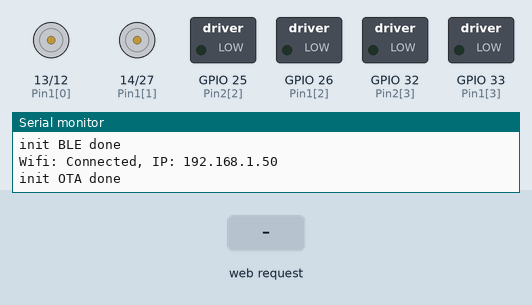
A sketch run on a simulated ESP32. Shown: motor-driver pin pairs drawn as motors (green arrow = first pin HIGH = forward, orange = second pin HIGH = backward, longer = more drive), switched loads named in the sketch (green lamp = pin HIGH), the last lines printed to the serial monitor. Inputs (shaded band) come from the test bench. WiFi joins after 1.5 s; servers stay silent unless stated; nothing arrives over Bluetooth unless stated; a phone connects over Bluetooth LE 3 s after start.

Above: at 2.7 s.
2.8 s: HTTP request GET /get?Motor=1 received
At 3.3 s:
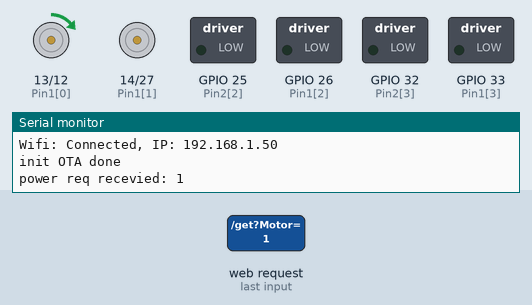
4.3 s: HTTP request GET /get?Motor=1&Channel=1 received
At 5.5 s:
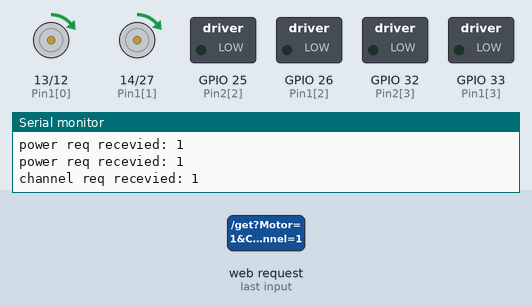
5.8 s: HTTP request GET /get?Motor=120 received
At 6.8 s:
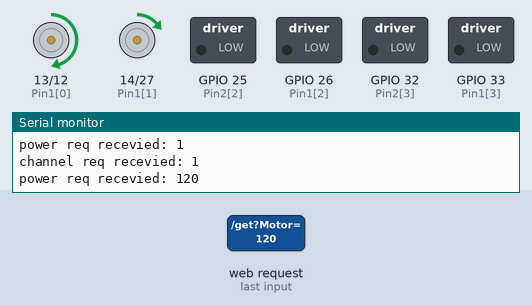
7.3 s: HTTP request GET /get?Motor=0 received
At 7.9 s:
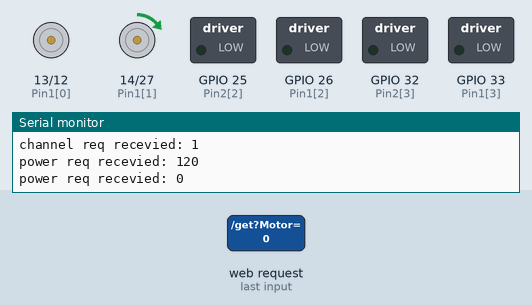
10.3 s: HTTP request GET /get?Motor=120 received
At 11.4 s:
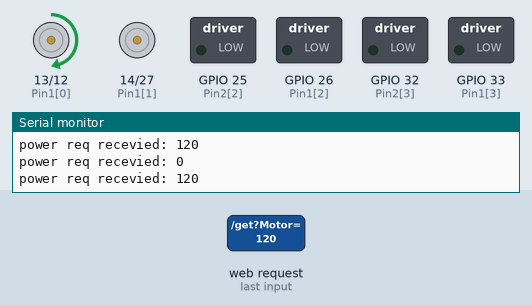
11.8 s: HTTP request GET /get received
At 12.6 s:
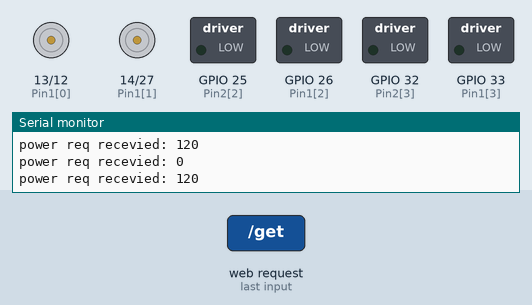
Timing chart, 0 to 14.3 s (numbered marks = the images above; inputs shaded):
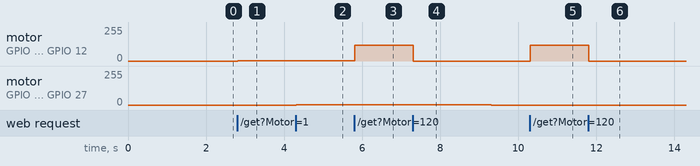

Measured:
- after the input at 2.8 s, motor on GPIO 13 (Pin1[0]) / GPIO 12 (Pin2[0]): stopped → forward 1/255 at once
- after the input at 4.3 s, motor on GPIO 14 (Pin1[1]) / GPIO 27 (Pin2[1]): stopped → forward 1/255 at once
- after the input at 5.8 s, motor on GPIO 13 (Pin1[0]) / GPIO 12 (Pin2[0]): forward 1/255 → forward 120/255 at once
- after the input at 7.3 s, motor on GPIO 13 (Pin1[0]) / GPIO 12 (Pin2[0]): forward 120/255 → stopped at once
- after the input at 10.3 s, motor on GPIO 13 (Pin1[0]) / GPIO 12 (Pin2[0]): stopped → forward 120/255 at once
- after the input at 11.8 s, motor on GPIO 13 (Pin1[0]) / GPIO 12 (Pin2[0]): forward 120/255 → stopped at once

The sketch:

BLE_mx1508.ino
```cpp
/* (c)2021 Andreas' Hobby
 * UniversalController v1.0
 * Sketch is controlling up to 4 motors via mx1508 driver boards and an ESP32 device
 *  - controllable via HTTP request (implemented), MQTT possible to adapt
 *  - controllable via mobile phone and finally via Gamepad by connecting to 3rd Party Apps like BrickController 2
 * Based on examples from Neil Kolban and chegewara
 * IMPORTANT:   If you have a compiling error due to Flashrom comsumption, use the setting "Partition Scheme: Minimal SPIFFS", this enables 1.9MB of Flashrom instead of 1.2MB
 * Open topic:  Sometimes a reset is needed to connect to BLE or WLAN devices
*/
//*****************************************************************************************************************
//headers and installation hints
//install ESP32 via Boardverwalter           url=https://dl.espressif.com/dl/package_esp32_index.json
#include <ArduinoOTA.h>                    //url=https://github.com/jandrassy/ArduinoOTA
#include <WiFi.h>                          //built in via ESP32 installation
#include <analogWrite.h>                   //url=https://github.com/ERROPiX/ESP32_AnalogWrite
#include <ESPAsyncWebServer.h>             //url=https://github.com/me-no-dev/ESPAsyncWebServer
#include "PasswordSettings.h"              //define ssid and password String in  external header file
#include <BLEDevice.h>                     //url=https://github.com/nkolban/ESP32_BLE_Arduino (or built in via ESP32 in newer installations)
#include <BLEUtils.h>
#include <BLEServer.h>
//*****************************************************************************************************************
// ** WLAN declarations **
String IP = "";                            //stores current IP address
AsyncWebServer server(80);                 //stores webserver data
//*****************************************************************************************************************
// ** PWM declarations **
#define MOTOR_MAX                   4      //define number of motors to be controlled (can be adapted as long as compatible outputs are free)
int Pin1[MOTOR_MAX] = {13, 14, 26, 33};    //define pin1 for connection to mx1508 driver(s)
int Pin2[MOTOR_MAX] = {12, 27, 25, 32};    //define pin2 for connection to mx1508 driver(s)
int MotorSpeed[MOTOR_MAX];                 //stores the current motor speed (range: -255 .. 0 .. +255)
//*****************************************************************************************************************
// ** WATCHDOG declarations **
#define Config_Watchdog             true   //configure watchdog feature
#define Config_WatchdogTimeoutTime  5000   //define watchdog timeout in Milliseconds
bool WatchdogState[MOTOR_MAX];             //stores state of watchdog
unsigned long WatchdogTimeout[MOTOR_MAX];  //stores time stamp the watchdog will stop the motor if no request is read in
//*****************************************************************************************************************
// ** voltage measuring declarations **
#define Config_VoltageReadInterval  60000  //define voltage read interval in Milliseconds
#define PinVoltage                  A0     //define pin to use for measure voltage via ADC
float AkkuVoltage = 0;                     //stores the current measured Akku voltage (Vin)
unsigned long NextVoltageRead = 0;         //stores time stamp the voltage will be read next time
//*****************************************************************************************************************
// ** BLE declarations (UUID's from https://social.sbrick.com/custom/The_SBrick_BLE_Protocol.pdf) **
BLEServer* pServer = NULL;
BLECharacteristic* pCharacteristic = NULL;
#define SERVICE_UUID_DEVICE_INFORMATION    "0000180a-0000-1000-8000-00805f9b34fb"
#define CHARACTERISTIC_UUID_MODEL                 "00002a24-0000-1000-8000-00805f9b34fb"
#define CHARACTERISTIC_UUID_FIRMWARE_REVISION     "00002a26-0000-1000-8000-00805f9b34fb"
#define CHARACTERISTIC_UUID_HARDWARE_REVISION     "00002a27-0000-1000-8000-00805f9b34fb"
#define CHARACTERISTIC_UUID_SOFTWARE_REVISION     "00002a28-0000-1000-8000-00805f9b34fb"
#define CHARACTERISTIC_UUID_NAME                  "00002a29-0000-1000-8000-00805f9b34fb"
#define SERVICE_UUID_REMOTE_CONTROL        "4dc591b0-857c-41de-b5f1-15abda665b0c"
#define CHARACTERISTIC_UUID_REMOTE_CONTROL        "02b8cbcc-0e25-4bda-8790-a15f53e6010f"
#define CHARACTERISTIC_UUID_QUICK_DRIVE           "489a6ae0-c1ab-4c9c-bdb2-11d373c1b7fb"
//*****************************************************************************************************************
//*****************************************************************************************************************
// webserver callbacks
void CALLBACK_notFound(AsyncWebServerRequest *request) {
  request->send(404, "text/plain", "Not found");
}
void CALLBACK_handleRoot(AsyncWebServerRequest *request) {
  String head = "<!DOCTYPE HTML><html><head><title>ESP Input Form</title>\
  <meta name='viewport' content='width=device-width, initial-scale=1'></head><body>\
  <form action='/get'>Motor: <input type='text' name='Motor' value='"+String(0)+"'><input type='submit' value='Submit'></form><br>\
  RSSI: "+String(WiFi.RSSI())+"\
  AkkuVoltage: "+String(AkkuVoltage/100)+"\
  MotorSpeed: "+String(MotorSpeed[0])+"\
  <br\></body></html>";
 request->send(200, "text/html", head);    //send web page
}
void CALLBACK_handleGetRequest(AsyncWebServerRequest *request) {
  int input = 0;                         //default value if there is no 'Motor' value requested
  int channel = 0;                       //default value if there is no 'Channel' value requested
  if (request->hasParam("Motor")) {
    String inputString = request->getParam("Motor")->value();
    input = inputString.toInt();
    Serial.println("power req recevied: " + String(input));
  }
  if (request->hasParam("Channel")) {
    String inputString = request->getParam("Channel")->value();
    channel = inputString.toInt();
    Serial.println("channel req recevied: " + String(channel));
  }
  FUN_doControl(channel, input);         //request motor control
  CALLBACK_handleRoot(request);
}
//*****************************************************************************************************************
// init wifi and setup OTA
void initWifi() {
  WiFi.mode(WIFI_STA);
  WiFi.begin(ssid, password);
  while (WiFi.status() != WL_CONNECTED) {
    delay(50);
  }
  IP = FUN_IpAddress2String(WiFi.localIP());
  Serial.println("Wifi: Connected, IP: " + IP);
  // default setting of OTA is no auth and Port=8266
  // Hostname defaults to esp8266/ESP32-[ChipID]
  //ArduinoOTA.setHostname("");
  ArduinoOTA.onStart([]() {
    String type;
    if (ArduinoOTA.getCommand() == U_FLASH) {
      type = "sketch";
    } else { // U_FS
      type = "filesystem";
    }
  });
  ArduinoOTA.onEnd([]() {
  });
  ArduinoOTA.onProgress([](unsigned int progress, unsigned int total) {
  });
  ArduinoOTA.onError([](ota_error_t error) {
    Serial.printf("Error[%u]: ", error);
    if (error == OTA_AUTH_ERROR) { Serial.println("Auth Failed"); } else if (error == OTA_BEGIN_ERROR) { Serial.println("Begin Failed"); } else if (error == OTA_CONNECT_ERROR) { Serial.println("Connect Failed"); }
    else if (error == OTA_RECEIVE_ERROR) { Serial.println("Receive Failed"); } else if (error == OTA_END_ERROR) { Serial.println("End Failed"); };
  });                                      //OTA show error
  ArduinoOTA.begin();                      //OTA start
  //setup callbacks for simple web server and start it
  server.on("/", CALLBACK_handleRoot);
  server.on("/get", HTTP_GET, CALLBACK_handleGetRequest);
  server.onNotFound(CALLBACK_notFound);
  server.begin();
  Serial.println("init OTA done");
}
//*****************************************************************************************************************
// stop motor of given channel
void FUN_doStop(int channel) {
  WatchdogState[channel] = false;          //reset watchdog state
  MotorSpeed[channel] = 0;
  analogWrite(Pin1[channel], 0);           //set both outputs to low level to stop motor
  analogWrite(Pin2[channel], 0);           //set both outputs to low level to stop motor
}
//*****************************************************************************************************************
// power motor of given channel by given value (range -255 .. 0 .. +255)
void FUN_doControl(int channel, int power) {
  if (power == 0) {
    FUN_doStop(channel);
  } else {
    WatchdogState[channel] =              Config_Watchdog;            //enable watchdog to auto stop motor in case of connection fault
    WatchdogTimeout[channel] = millis() + Config_WatchdogTimeoutTime; //calculate next time stamp (when the time is reached without an update (new request) the motor will be stopped
    MotorSpeed[channel] = power;
    if (power > 0) {
      analogWrite(Pin1[channel], power);
      analogWrite(Pin2[channel], 0);
    } else {
      analogWrite(Pin1[channel], 0);
      analogWrite(Pin2[channel], -power);                             //negative value means that the polarity of the motor needs to be shifted (here we switch the pins); negative values needs to be inverted
    }
  }
}
//*****************************************************************************************************************
// watchdog: checks running time of motor after last request, if time is exceeding the motor will be stopped
void loop_Watchdog() {
  for (int i=0; i < MOTOR_MAX; i++){
    if(WatchdogState[i]) {
      if (millis() > WatchdogTimeout[i]){
        FUN_doStop(i);                     //stop motor in case of timeout (no new control request was received after given time
      }
    }
  }
}
//*****************************************************************************************************************
// read analog voltage function; returns voltage in [V]
void loop_AkkuVoltageRead() {
  if (millis() > NextVoltageRead){
    NextVoltageRead = millis() + Config_VoltageReadInterval;
    int AkkuVoltageRaw = analogRead(PinVoltage);  //read the analog signal
    AkkuVoltage = 100*AkkuVoltageRaw*0.00625;
    //Pin connected to GND and Vin with 10k Ohm resistor each; constant was calulated from measurement of value 660 at 4.13V (means: ~2.06V at Pin level) => factor=4.13/660
  }
}
//*****************************************************************************************************************
// convert power value from BLE device (MSB byte) into; returns power in (range -255 .. 0 .. +255)
int FUN_ConvertPower(int power) {
  if ((power == 0) ||(power & 1)) {
    return power;                          //  signed value means positive (1,3,....,253,255)
                                           //includes 0
  } else {
    return -power-1;                       //unsigned value means negative (2,4,....,252,254)
  }
}
//*****************************************************************************************************************
// BLE callbacks for communication to emulate SBrick to be used in 3rd party Apps like BrickController2
class CALLBACK_BLE_Model: public BLECharacteristicCallbacks {       void onRead(BLECharacteristic *pCharacteristic) {
      uint8_t value[]={0x30,0x30};                                  pCharacteristic->setValue((uint8_t*)&value, 2);    }};
class CALLBACK_BLE_Firmware: public BLECharacteristicCallbacks {    void onRead(BLECharacteristic *pCharacteristic) {
      uint8_t value[]={0x31,0x32,0x2E,0x32,0x35};                   pCharacteristic->setValue((uint8_t*)&value, 5);    }};
class CALLBACK_BLE_Hardware: public BLECharacteristicCallbacks {    void onRead(BLECharacteristic *pCharacteristic) {
      uint8_t value[]={0x31,0x32,0x2E,0x30};                        pCharacteristic->setValue((uint8_t*)&value, 4);    }};
class CALLBACK_BLE_Software: public BLECharacteristicCallbacks {    void onRead(BLECharacteristic *pCharacteristic) {
      uint8_t value[]={0x31,0x32,0x2E,0x32,0x35};                   pCharacteristic->setValue((uint8_t*)&value, 5);    }};
class CALLBACK_BLE_Name: public BLECharacteristicCallbacks {        void onRead(BLECharacteristic *pCharacteristic) {
      uint8_t value[]={0x30};                                       pCharacteristic->setValue((uint8_t*)&value, 1);   }};
//*****************************************************************************************************************
// BLE callback for returning the voltage
class CALLBACK_BLE_RemoteControl: public BLECharacteristicCallbacks { void onWrite(BLECharacteristic *pCharacteristic) {
      uint8_t* value = pCharacteristic->getData();
      Serial.println(String(value[0]));
    }
    void onRead(BLECharacteristic *pCharacteristic) {
      //{0x00,0xFF}    26,75V
      //{0x00,0x7F}    13,32V
      uint8_t VoltageData = AkkuVoltage * 9.7;
      uint8_t value[]={0x00, VoltageData};            //first byte means values of 0..255; last byte means values of (0..255)*256; first byte is not needed due to less accuracy/high tolerance of voltage chain (resistor, ADC, ..)
      pCharacteristic->setValue((uint8_t*)&value, 2);
    }
};
//*****************************************************************************************************************
// BLE callback for reading the QuickDrive characteristic to control the motor(s)
class CALLBACK_BLE_QuickDrive: public BLECharacteristicCallbacks {
  void onWrite(BLECharacteristic *pCharacteristic) {
    uint8_t* value = pCharacteristic->getData();
    for (int i=0; i < MOTOR_MAX; i++){
      if (sizeof(value) > i){                         //check if mentioned channel was transmitted (SBrick protocol allows that one the first channel(s) are requested to minimize data fransfer rates
        FUN_doControl(i, FUN_ConvertPower(value[i])); //request motor control (SBrick protocol uses special data format of MSB which we need to convert first!!!)
      }
    }
  }
};
//*****************************************************************************************************************
// init BLE
void initBLE() {
  BLEDevice::init("SBrick");
  BLEServer *pServer = BLEDevice::createServer();
  BLEService *pService_DeviceInformation = pServer->createService(SERVICE_UUID_DEVICE_INFORMATION);
          BLECharacteristic *pCharacteristic_Model = pService_DeviceInformation->createCharacteristic(
                                         CHARACTERISTIC_UUID_MODEL,
                                         BLECharacteristic::PROPERTY_READ | BLECharacteristic::PROPERTY_NOTIFY
                                       );
                  pCharacteristic_Model->setCallbacks(new CALLBACK_BLE_Model());
          BLECharacteristic *pCharacteristic_Firmware = pService_DeviceInformation->createCharacteristic(
                                         CHARACTERISTIC_UUID_FIRMWARE_REVISION,
                                         BLECharacteristic::PROPERTY_READ | BLECharacteristic::PROPERTY_NOTIFY
                                       );
                  pCharacteristic_Firmware->setCallbacks(new CALLBACK_BLE_Firmware());
          BLECharacteristic *pCharacteristic_Hardware = pService_DeviceInformation->createCharacteristic(
                                         CHARACTERISTIC_UUID_HARDWARE_REVISION,
                                         BLECharacteristic::PROPERTY_READ | BLECharacteristic::PROPERTY_NOTIFY
                                       );
                  pCharacteristic_Hardware->setCallbacks(new CALLBACK_BLE_Hardware());
          BLECharacteristic *pCharacteristic_Software = pService_DeviceInformation->createCharacteristic(
                                         CHARACTERISTIC_UUID_SOFTWARE_REVISION,
                                         BLECharacteristic::PROPERTY_READ | BLECharacteristic::PROPERTY_NOTIFY
                                       );
                  pCharacteristic_Software->setCallbacks(new CALLBACK_BLE_Software());
          BLECharacteristic *pCharacteristic_Name = pService_DeviceInformation->createCharacteristic(
                                         CHARACTERISTIC_UUID_NAME,
                                         BLECharacteristic::PROPERTY_READ | BLECharacteristic::PROPERTY_NOTIFY
                                       );
                  pCharacteristic_Name->setCallbacks(new CALLBACK_BLE_Name());
          pService_DeviceInformation->start();
  BLEService *pService_RemoteControl = pServer->createService(SERVICE_UUID_REMOTE_CONTROL);
          BLECharacteristic *pCharacteristic_RemoteControl = pService_RemoteControl->createCharacteristic(
                                         CHARACTERISTIC_UUID_REMOTE_CONTROL,
                                         BLECharacteristic::PROPERTY_READ | BLECharacteristic::PROPERTY_WRITE | BLECharacteristic::PROPERTY_NOTIFY
                                       );
                  pCharacteristic_RemoteControl->setCallbacks(new CALLBACK_BLE_RemoteControl());
          BLECharacteristic *pCharacteristic_QuickDrive = pService_RemoteControl->createCharacteristic(
                                         CHARACTERISTIC_UUID_QUICK_DRIVE,
                                         BLECharacteristic::PROPERTY_WRITE | BLECharacteristic::PROPERTY_NOTIFY
                                       );
                  pCharacteristic_QuickDrive->setCallbacks(new CALLBACK_BLE_QuickDrive());
          pService_RemoteControl->start();
  BLEAdvertisementData advert;
          advert.setName("SBrick");
          char value[]={0x98,0x01,0x06};   //BLE standard prefix sequence + length of name (ANYWAY the SBrick app will connect but it will not work !!!
          advert.setManufacturerData(value);
  BLEAdvertising *pAdvertising = pServer->getAdvertising();
          pAdvertising->setAdvertisementData(advert);
          pAdvertising->start();
  Serial.println("init BLE done");
}
//*****************************************************************************************************************
// init MotorDriverPWM
void initMotorDriver() {
  analogWriteFrequency(19500);             //set PWM frequency to 19.5kHz to reduce motor noise
  analogWriteResolution(8);                //set ADC resolution to 8 bits
  for (int i=0; i < MOTOR_MAX; i++){
    pinMode(Pin1[i], OUTPUT);              //define ADC pins as outputs
    pinMode(Pin2[i], OUTPUT);              //define ADC pins as outputs
  }
  for (int i=0; i < MOTOR_MAX; i++){
    FUN_doStop(i);                         //execute stop command for all motors
  }
  Serial.println("init Motor driver done");
}
//*****************************************************************************************************************
// arduino IDE standard calls
void setup() {
  Serial.begin(115200);                    //enable serial interface with 115200 baud
  initMotorDriver();                       //init Motor driver
  initBLE();                               //init BLE
  initWifi();                              //init Wifi and OTA (after one time flashing via USB PORT, next time the ESP32 can be flashed via WLAN
}
void loop() {
  ArduinoOTA.handle();                     //cyclic check OTA requests to allow OTA
  loop_Watchdog();                         //cyclic execute watchdog
  loop_AkkuVoltageRead();                  //cyclic read voltage
}
//*****************************************************************************************************************
// helper function to convert IP address in string
String FUN_IpAddress2String(const IPAddress& ipAddress)
{
  return String(ipAddress[0]) + String(".") + String(ipAddress[1]) + String(".") + String(ipAddress[2]) + String(".") + String(ipAddress[3]);
}
```

Source omitted: PasswordSettings.h (167 bytes)
